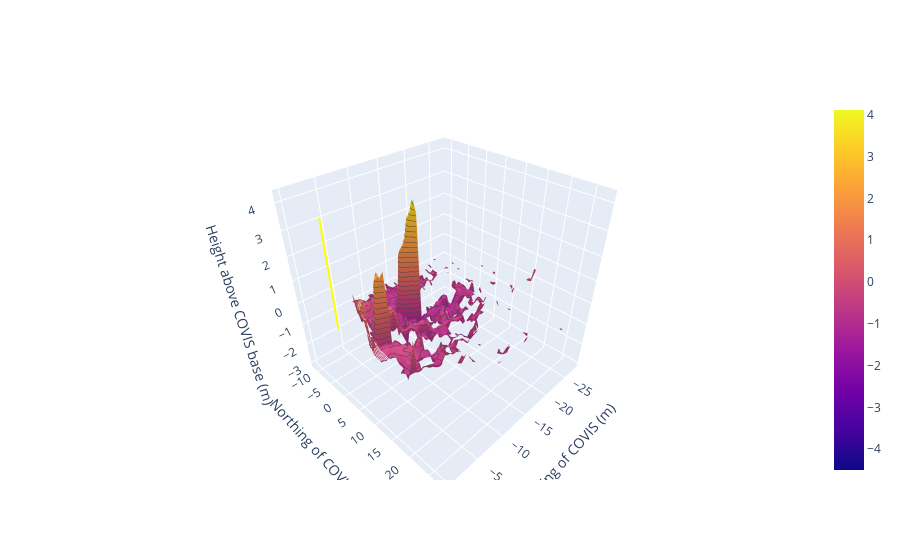

This figure's notebook cell:
### Code cell
import plotly.graph_objects as go

fig = go.Figure(go.Surface(
    contours = {
        "x": {"show": True, "start": -2, "end": 4, "size": 0.2, "color":"white"},
        "z": {"show": True, "start": -2, "end": 4, "size": 0.2}
    },
    x = xb[0,:],
    y = yb[:,0],
    z = zb
    ))

# Update the layout to set axis labels
fig.update_layout(scene=dict(
    xaxis_title='Easting of COVIS (m)',
    yaxis_title='Northing of COVIS (m)',
    zaxis_title='Height above COVIS base (m)'
))
fig.add_trace(go.Scatter3d(
    x=[0, 0],
    y=[0, 0],
    z=[0, 4.2],
    mode='lines',
    line=dict(color='yellow', width=4)
))

fig.show()

### Figure 1 — Plotly figure (JSON) as saved in the notebook; plotly's stock layout.template omitted (floating-point values rounded to 4 significant figures; data arrays with more than 128 entries replaced by an {"elided": "..."} marker saying what was removed)
{"data": [{"contours": {"x": {"color": "white", "end": 4, "show": true, "size": 0.2, "start": -2}, "z": {"end": 4, "show": true, "size": 0.2, "start": -2}}, "type": "surface", "x": [-30, -29.5, -29, -28.5, -28, -27.5, -27, -26.5, -26, -25.5, -25, -24.5, -24, -23.5, -23, -22.5, -22, -21.5, -21, -20.5, -20, -19.5, -19, -18.5, -18, -17.5, -17, -16.5, -16, -15.5, -15, -14.5, -14, -13.5, -13, -12.5, -12, -11.5, -11, -10.5, -10, -9.5, -9, -8.5, -8, -7.5, -7, -6.5, -6, -5.5, -5, -4.5, -4, -3.5, -3, -2.5, -2, -1.5, -1, -0.5, 0, 0.5, 1, 1.5, 2, 2.5, 3, 3.5, 4, 4.5, 5, 5.5, 6, 6.5, 7, 7.5, 8, 8.5, 9, 9.5, 10, 10.5, 11, 11.5, 12, 12.5, 13, 13.5, 14, 14.5, 15, 15.5, 16, 16.5, 17, 17.5, 18, 18.5, 19, 19.5, 20], "y": [-30, -29.5, -29, -28.5, -28, -27.5, -27, -26.5, -26, -25.5, -25, -24.5, -24, -23.5, -23, -22.5, -22, -21.5, -21, -20.5, -20, -19.5, -19, -18.5, -18, -17.5, -17, -16.5, -16, -15.5, -15, -14.5, -14, -13.5, -13, -12.5, -12, -11.5, -11, -10.5, -10, -9.5, -9, -8.5, -8, -7.5, -7, -6.5, -6, -5.5, -5, -4.5, -4, -3.5, -3, -2.5, -2, -1.5, -1, -0.5, 0, 0.5, 1, 1.5, 2, 2.5, 3, 3.5, 4, 4.5, 5, 5.5, 6, 6.5, 7, 7.5, 8, 8.5, 9, 9.5, 10, 10.5, 11, 11.5, 12, 12.5, 13, 13.5, 14, 14.5, 15, 15.5, 16, 16.5, 17, 17.5, 18, 18.5, 19, 19.5, 20, 20.5, 21, 21.5, 22, 22.5, 23, 23.5, 24, 24.5, 25, 25.5, 26, 26.5, 27, 27.5, 28, 28.5, 29, 29.5, 30], "z": {"elided": "121x101 float values"}}, {"line": {"color": "yellow", "width": 4}, "mode": "lines", "type": "scatter3d", "x": [0, 0], "y": [0, 0], "z": [0, 4.2]}], "layout": {"scene": {"xaxis": {"title": {"text": "Easting of COVIS (m)"}}, "yaxis": {"title": {"text": "Northing of COVIS (m)"}}, "zaxis": {"title": {"text": "Height above COVIS base (m)"}}}}}
